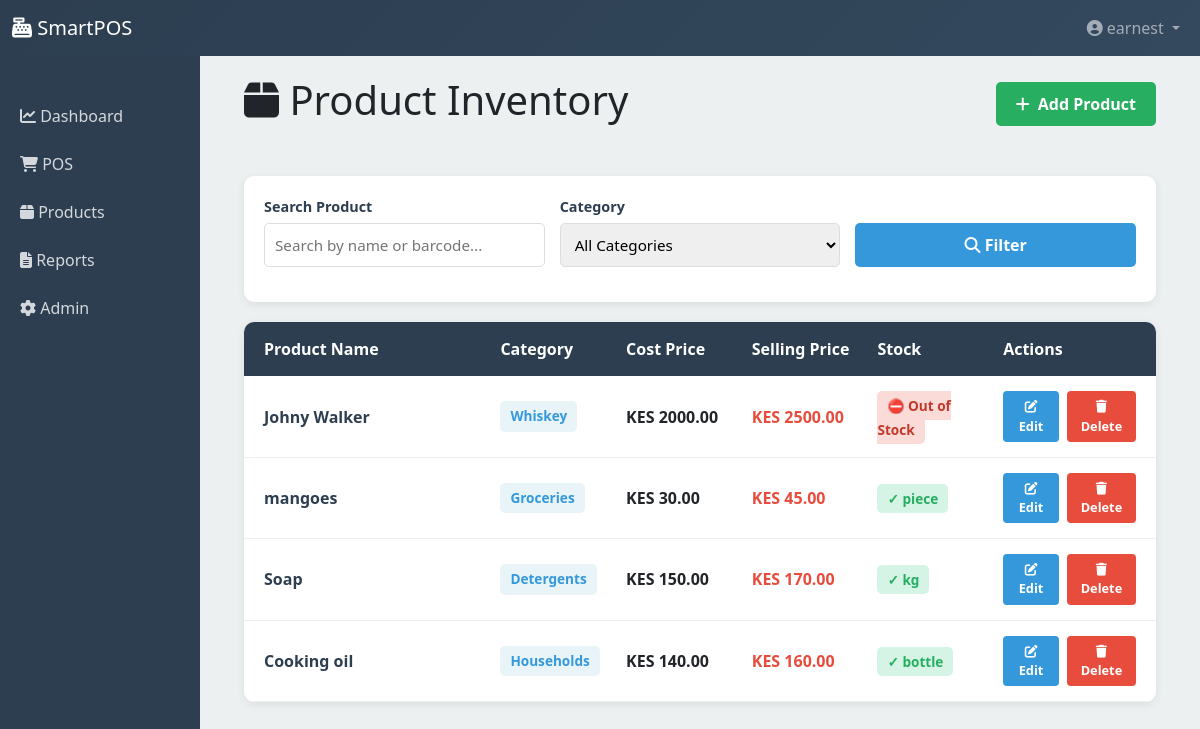
Page /products/ (signed in) on the committed database.
### smartpos/models.py (models this page shows, shortened)
class CustomUser(AbstractUser):
    ROLE_CHOICES = [
        ('admin', 'Administrator'),
        ('manager', 'Manager'),
        ('cashier', 'Cashier'),
        ('accountant', 'Accountant'),
    ]
    role = models.CharField(max_length=20, choices=ROLE_CHOICES, default='cashier')
    is_active_staff = models.BooleanField(default=True)
    phone = models.CharField(max_length=15, blank=True)
    activity_log = models.TextField(blank=True)

class Product(models.Model):
    UNIT_CHOICES = [
        ('piece', 'Piece'),
        ('kg', 'Kilogram'),
        ('liter', 'Liter'),
        ('bottle', 'Bottle'),
        ('glass', 'Glass'),
    ]
    id = models.UUIDField(primary_key=True, default=uuid.uuid4)
    name = models.CharField(max_length=255)
    barcode = models.CharField(max_length=100, unique=True, blank=True)
    category = models.ForeignKey(Category, on_delete=models.PROTECT)
    cost_price = models.DecimalField(max_digits=10, decimal_places=2)
    selling_price = models.DecimalField(max_digits=10, decimal_places=2)
    unit_of_measure = models.CharField(max_length=20, choices=UNIT_CHOICES)
    image = models.ImageField(upload_to='products/', blank=True)
    expiry_date = models.DateField(null=True, blank=True)
    batch_number = models.CharField(max_length=100, blank=True)
    bottle_price = models.DecimalField(max_digits=10, decimal_places=2, null=True, blank=True)
    glass_price = models.DecimalField(max_digits=10, decimal_places=2, null=True, blank=True)
    is_alcohol = models.BooleanField(default=False)
    is_active = models.BooleanField(default=True)
    created_at = models.DateTimeField(auto_now_add=True)
    updated_at = models.DateTimeField(auto_now=True)

class Category(models.Model):
    CATEGORY_TYPES = [
        ('drinks', 'Drinks'),
        ('food', 'Food'),
        ('groceries', 'Groceries'),
        ('household', 'Household Items'),
        ('alcohol', 'Alcohol'),
    ]
    id = models.UUIDField(primary_key=True, default=uuid.uuid4)
    name = models.CharField(max_length=100, unique=True)
    category_type = models.CharField(max_length=20, choices=CATEGORY_TYPES)
    description = models.TextField(blank=True)
    created_at = models.DateTimeField(auto_now_add=True)
    class Meta:
        verbose_name_plural = "Categories"

### smartpos/views.py (the view)
# urls.py: path('products/', views.product_list, name='product_list'),
@login_required(login_url='login')
def product_list(request):
    products = Product.objects.select_related('category', 'inventory').all()
    categories = Category.objects.all()
    search = request.GET.get('search', '')
    if search:
        products = products.filter(
            Q(name__icontains=search) | Q(barcode__icontains=search)
        )
    category = request.GET.get('category', '')
    if category:
        products = products.filter(category_id=category)
    context = {
        'products': products,
        'categories': categories,
        'search': search,
        'selected_category': category,
    }
    return render(request, 'smartpos/product_list.html', context)

### templates/smartpos/product_list.html (shortened to what this page needs)
{% extends 'smartpos/base.html' %}
{% block content %}
<div class="products-container">
    <div class="d-flex justify-content-between align-items-center mb-4">
        <h1><i class="fas fa-box"></i> Product Inventory</h1>
        <a href="/products/add/" class="btn-add-product">
            <i class="fas fa-plus"></i> Add Product
        </a>
    </div>
    <div class="filter-section">
        <form method="get" class="filter-row">
            <div class="filter-group">
                <label>Search Product</label>
                <input type="text" name="search" placeholder="Search by name or barcode..." value="{{ search }}">
            </div>
            <div class="filter-group">
                <label>Category</label>
                <select name="category">
                    <option value="">All Categories</option>
                </select>
            </div>
            <div class="filter-group" style="justify-content: flex-end; padding-top: 20px;">
                <button type="submit" style="background: #3498db; color: white; border: none; padding: 10px 20px; border-radius: 5px; cursor: pointer; font-weight: 600;">
                    <i class="fas fa-search"></i> Filter
                </button>
            </div>
        </form>
    </div>
    <div class="product-table">
        <div class="table-header">
            <div>Product Name</div>
            <div>Category</div>
            <div>Cost Price</div>
            <div>Selling Price</div>
            <div>Stock</div>
            <div>Actions</div>
        </div>
        <div class="table-body">
            {% for product in products %}
            <div class="table-row">
                <div class="product-title">{{ product.name }}</div>
                <div>
                    <span class="category-badge">{{ product.category.name }}</span>
                </div>
                <div style="font-weight: 600;">KES {{ product.cost_price }}</div>
                <div style="color: #e74c3c; font-weight: 700;">KES {{ product.selling_price }}</div>
                <div>
                    {% if product.inventory.quantity_on_hand <= 0 %}
                        <span class="stock-status stock-critical">⛔ Out of Stock</span>
                    {% elif product.inventory.is_low_stock %}
                        <span class="stock-status stock-low">⚠️ {{ product.inventory.quantity_on_hand }} {{ product.unit_of_measure }}</span>
                    {% else %}
                        <span class="stock-status stock-good">✓ {{ product.inventory.quantity_on_hand }} {{ product.unit_of_measure }}</span>
                    {% endif %}
                </div>
                <div class="action-buttons">
                    <button class="btn-edit" onclick="alert('Edit feature coming soon!')">
                        <i class="fas fa-edit"></i> Edit
                    </button>
                    <button class="btn-delete" onclick="if(confirm('Delete this product?')) alert('Delete feature coming soon!')">
                        <i class="fas fa-trash"></i> Delete
                    </button>
                </div>
            </div>
            {% empty %}
            <div style="grid-column: 1 / -1; text-align: center; padding: 40px; color: #999;">
                <i class="fas fa-inbox" style="font-size: 2.5rem; margin-bottom: 15px; display: block;"></i>
                <p>No products found</p>
            </div>
            {% endfor %}
        </div>
    </div>
</div>
{% endblock %}

### templates/smartpos/base.html (shortened to what this page needs)
<!DOCTYPE html>
<html lang="en">
  <head>
    <link
      href="https://cdn.jsdelivr.net/npm/bootstrap@5.3.0/dist/css/bootstrap.min.css"
      rel="stylesheet"
    />
    <link
      href="https://cdnjs.cloudflare.com/ajax/libs/font-awesome/6.4.0/css/all.min.css"
      rel="stylesheet"
    />
  </head>
  <body>
    <nav class="navbar navbar-expand-lg navbar-dark">
      <div class="container-fluid">
        <a class="navbar-brand" href="/">
          <i class="fas fa-cash-register"></i> SmartPOS
        </a>
        <div class="collapse navbar-collapse" id="navbarNav">
          <ul class="navbar-nav ms-auto">
            <li class="nav-item dropdown">
              <a
                class="nav-link dropdown-toggle"
                href="#"
                role="button"
                data-bs-toggle="dropdown"
              >
                <i class="fas fa-user-circle"></i> {{ user.username }}
              </a>
            </li>
          </ul>
        </div>
      </div>
    </nav>
    <div class="container-fluid">
      <div class="row">
        {% if user.is_authenticated %}
        <nav class="col-md-2 d-md-block sidebar">
          <ul class="nav flex-column pt-3">
            <li class="nav-item">
              <a class="nav-link" href="/"
                ><i class="fas fa-chart-line"></i> Dashboard</a
              >
            </li>
            <li class="nav-item">
              <a class="nav-link" href="/pos/"
                ><i class="fas fa-shopping-cart"></i> POS</a
              >
            </li>
            <li class="nav-item">
              <a class="nav-link" href="/products/"
                ><i class="fas fa-box"></i> Products</a
              >
            </li>
            <li class="nav-item">
              <a class="nav-link" href="/reports/sales/"
                ><i class="fas fa-file-alt"></i> Reports</a
              >
            </li>
            <li class="nav-item">
              <a class="nav-link" href="/admin/"
                ><i class="fas fa-cog"></i> Admin</a
              >
            </li>
          </ul>
        </nav>
        {% endif %}
        <main class="col-md-10 ms-sm-auto px-md-4">
          <div class="content">
             {% block content %}{% endblock %}
          </div>
        </main>
      </div>
    </div>
  </body>
</html>

### templates/smartpos/base.html (style rules this page uses)
:root { --primary: #2c3e50; --secondary: #e74c3c; }
body { font-family: "Segoe UI", sans-serif; background-color: #ecf0f1; }
.navbar { background: linear-gradient(135deg, var(--primary) 0%, #34495e 100%); }
.sidebar { background: var(--primary); min-height: 100vh; color: white; padding: 20px 0; }
.sidebar .nav-link { color: rgba(255, 255, 255, 0.8); padding: 12px 20px; }
.content { padding: 20px; }

### templates/smartpos/product_list.html (style rules this page uses)
.products-container { display: flex; flex-direction: column; gap: 20px; }
.filter-section { background: white; padding: 20px; border-radius: 10px; box-shadow: 0 2px 8px rgba(0,0,0,0.08); }
.filter-row { display: grid; grid-template-columns: repeat(auto-fit, minmax(200px, 1fr)); gap: 15px; margin-bottom: 15px; }
.filter-group { display: flex; flex-direction: column; }
.filter-group label { font-weight: 600; margin-bottom: 5px; color: #2c3e50; font-size: 0.9rem; }
.filter-group input, .filter-group select { padding: 10px; border: 1px solid #ddd; border-radius: 5px; font-size: 0.95rem; }
.btn-add-product { background: #27ae60; color: white; padding: 10px 20px; border: none; border-radius: 5px; cursor: pointer; font-weight: 600; transition: all 0.3s; text-decoration: none; display: inline-flex; align-items: center; gap: 8px; }
.product-table { background: white; border-radius: 10px; overflow: hidden; box-shadow: 0 2px 8px rgba(0,0,0,0.08); }
.table-header { background: #2c3e50; color: white; padding: 15px 20px; display: grid; grid-template-columns: 2fr 1fr 1fr 1fr 1fr 1.2fr; font-weight: 600; gap: 15px; }
.table-body { max-height: 700px; overflow-y: auto; }
.table-row { display: grid; grid-template-columns: 2fr 1fr 1fr 1fr 1fr 1.2fr; padding: 15px 20px; border-bottom: 1px solid #eee; align-items: center; gap: 15px; transition: all 0.3s; }
.product-title { font-weight: 600; color: #2c3e50; }
.category-badge { display: inline-block; padding: 5px 10px; background: #e8f4f8; color: #3498db; border-radius: 5px; font-size: 0.85rem; font-weight: 600; }
.stock-status { padding: 5px 10px; border-radius: 5px; font-size: 0.85rem; font-weight: 600; text-align: center; }
.stock-good { background: #d5f4e6; color: #27ae60; }
.stock-critical { background: #fadbd8; color: #c0392b; }
.action-buttons { display: flex; gap: 8px; }
.btn-edit, .btn-delete { padding: 6px 10px; border: none; border-radius: 4px; cursor: pointer; font-size: 0.8rem; font-weight: 600; transition: all 0.3s; }
.btn-edit { background: #3498db; color: white; }
.btn-delete { background: #e74c3c; color: white; }

### rows in the picture
CustomUser: username "earnest"
Product: name "Johny Walker", category.name "Whiskey", cost_price "2000.00", selling_price "2500.00", shows "⛔ Out of Stock"
Product: name "mangoes", category.name "Groceries", cost_price "30.00", selling_price "45.00", unit_of_measure "piece"
Product: name "Soap", category.name "Detergents", cost_price "150.00", selling_price "170.00", unit_of_measure "kg"
Product: name "Cooking oil", category.name "Households", cost_price "140.00", selling_price "160.00", unit_of_measure "bottle"
